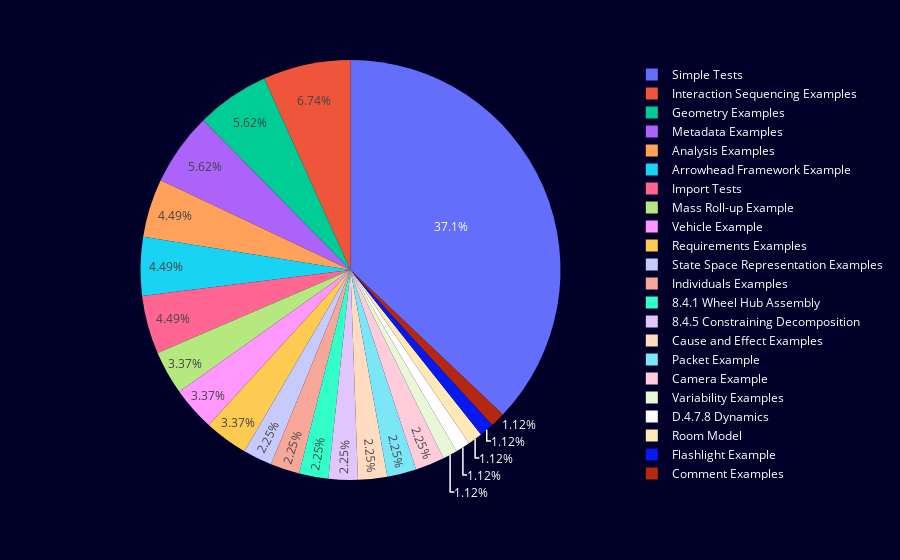

Write notebook code for a chart like this one.
### Code cell
# split the files per folder
df['folder'] = df['file'].str.split('/').str[-2]

# make a pie chart of the number of files per folder
fig = px.pie(df, names='folder')
fig.update_layout(
    plot_bgcolor='#000028',         # Background of the plot area
    paper_bgcolor='#000028', # Background of the entire figure
    font=dict(color='#FFFFFF'),     # Set text color to black for contrast
    title_font=dict(size=20, color='#FFFFFF'),  # Title font settings
    xaxis=dict(
        title_text='Attribute',
        title_font=dict(size=16, color='#FFFFFF'),
        tickfont=dict(size=12, color='#FFFFFF')
    ),
    
)
fig.show()

### Figure 1 — Plotly figure (JSON) as saved in the notebook; plotly's stock layout.template omitted (floating-point values rounded to 4 significant figures)
{"data": [{"domain": {"x": [0, 1], "y": [0, 1]}, "hovertemplate": "folder=%{label}<extra></extra>", "labels": ["State Space Representation Examples", "Analysis Examples", "Geometry Examples", "Variability Examples", "Arrowhead Framework Example", "Interaction Sequencing Examples", "Interaction Sequencing Examples", "Geometry Examples", "Arrowhead Framework Example", "Arrowhead Framework Example", "Mass Roll-up Example", "Vehicle Example", "Analysis Examples", "Interaction Sequencing Examples", "Interaction Sequencing Examples", "Vehicle Example", "Individuals Examples", "8.4.1 Wheel Hub Assembly", "8.4.1 Wheel Hub Assembly", "Analysis Examples", "Simple Tests", "Geometry Examples", "D.4.7.8 Dynamics", "Room Model", "8.4.5 Constraining Decomposition", "State Space Representation Examples", "Flashlight Example", "Individuals Examples", "Simple Tests", "Arrowhead Framework Example", "8.4.5 Constraining Decomposition", "Cause and Effect Examples", "Simple Tests", "Vehicle Example", "Simple Tests", "Simple Tests", "Simple Tests", "Simple Tests", "Simple Tests", "Simple Tests", "Interaction Sequencing Examples", "Simple Tests", "Simple Tests", "Requirements Examples", "Requirements Examples", "Simple Tests", "Requirements Examples", "Simple Tests", "Mass Roll-up Example", "Simple Tests", "Simple Tests", "Simple Tests", "Simple Tests", "Packet Example", "Metadata Examples", "Import Tests", "Simple Tests", "Simple Tests", "Geometry Examples", "Metadata Examples", "Simple Tests", "Simple Tests", "Import Tests", "Mass Roll-up Example", "Analysis Examples", "Cause and Effect Examples", "Metadata Examples", "Simple Tests", "Simple Tests", "Simple Tests", "Simple Tests", "Simple Tests", "Interaction Sequencing Examples", "Simple Tests", "Metadata Examples", "Simple Tests", "Simple Tests", "Simple Tests", "Geometry Examples", "Simple Tests", "Packet Example", "Comment Examples", "Metadata Examples", "Simple Tests", "Camera Example", "Simple Tests", "Import Tests", "Import Tests", "Camera Example"], "legendgroup": "", "name": "", "showlegend": true, "type": "pie"}], "layout": {"font": {"color": "#FFFFFF"}, "legend": {"tracegroupgap": 0}, "margin": {"t": 60}, "paper_bgcolor": "#000028", "plot_bgcolor": "#000028", "title": {"font": {"color": "#FFFFFF", "size": 20}}, "xaxis": {"tickfont": {"color": "#FFFFFF", "size": 12}, "title": {"font": {"color": "#FFFFFF", "size": 16}, "text": "Attribute"}}}}
